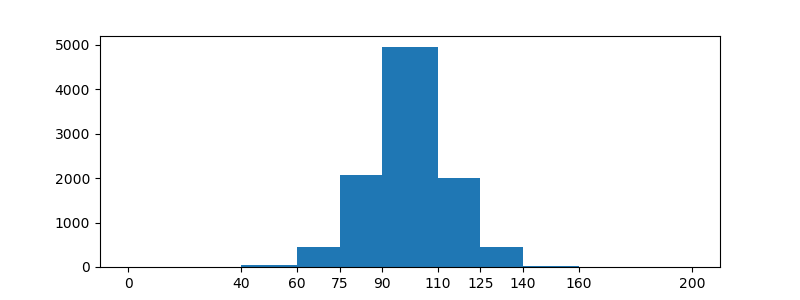

Here is the Python script that generated this plot:
import matplotlib.pyplot as plt
import numpy as np

mu, sigma = 100, 15
x = mu + sigma * np.random.randn(10000)
bins = [0, 40, 60, 75, 90, 110, 125, 140, 160, 200]
hist, bins = np.histogram(x, bins = bins)

width = np.diff(bins)
center = (bins[:-1] + bins[1:]) / 2

fig, ax = plt.subplots(figsize=(8,3))
ax.bar(center, hist, align='center', width=width)
ax.set_xticks(bins)
#fig.savefig("Histogram_example_4.png")   # save the figure in a png file

plt.show()

plt.hist(x, bins = 50)
plt.savefig('Histogram_example_4_fill.png')

plt.show()